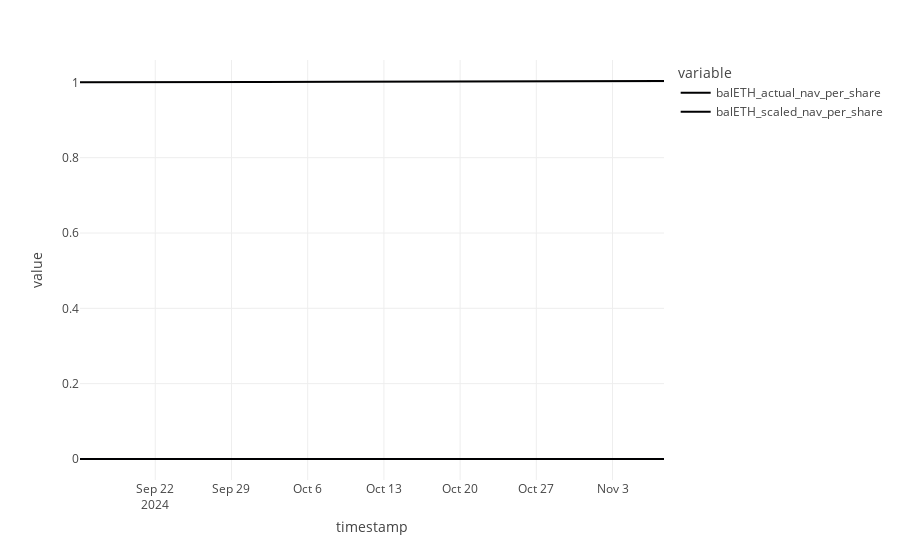

Notebook cell for this chart:
### Code cell
nav_per_share_df = pd.DataFrame()
nav_per_share_df['balETH_actual_nav_per_share'] = balETH_nav_per_share
nav_per_share_df['balETH_scaled_nav_per_share'] = scaled_nav_per_share
px.line(nav_per_share_df)

### Figure 1 — Plotly figure (JSON) as saved in the notebook; plotly's stock layout.template omitted (floating-point values rounded to 4 significant figures; data arrays with more than 128 entries replaced by an {"elided": "..."} marker saying what was removed)
{"data": [{"hovertemplate": "variable=balETH_actual_nav_per_share<br>timestamp=%{x}<br>value=%{y}<extra></extra>", "legendgroup": "balETH_actual_nav_per_share", "line": {"color": "#000001", "dash": "solid"}, "marker": {"symbol": "circle"}, "mode": "lines", "name": "balETH_actual_nav_per_share", "orientation": "v", "showlegend": true, "type": "scatter", "x": {"elided": "352 str values"}, "xaxis": "x", "y": {"elided": "352 float values"}, "yaxis": "y"}, {"hovertemplate": "variable=balETH_scaled_nav_per_share<br>timestamp=%{x}<br>value=%{y}<extra></extra>", "legendgroup": "balETH_scaled_nav_per_share", "line": {"color": "#000002", "dash": "solid"}, "marker": {"symbol": "circle"}, "mode": "lines", "name": "balETH_scaled_nav_per_share", "orientation": "v", "showlegend": true, "type": "scatter", "x": {"elided": "352 str values"}, "xaxis": "x", "y": {"elided": "352 int values"}, "yaxis": "y"}], "layout": {"legend": {"title": {"text": "variable"}, "tracegroupgap": 0}, "margin": {"t": 60}, "xaxis": {"anchor": "y", "domain": [0, 1], "title": {"text": "timestamp"}}, "yaxis": {"anchor": "x", "domain": [0, 1], "title": {"text": "value"}}}}
